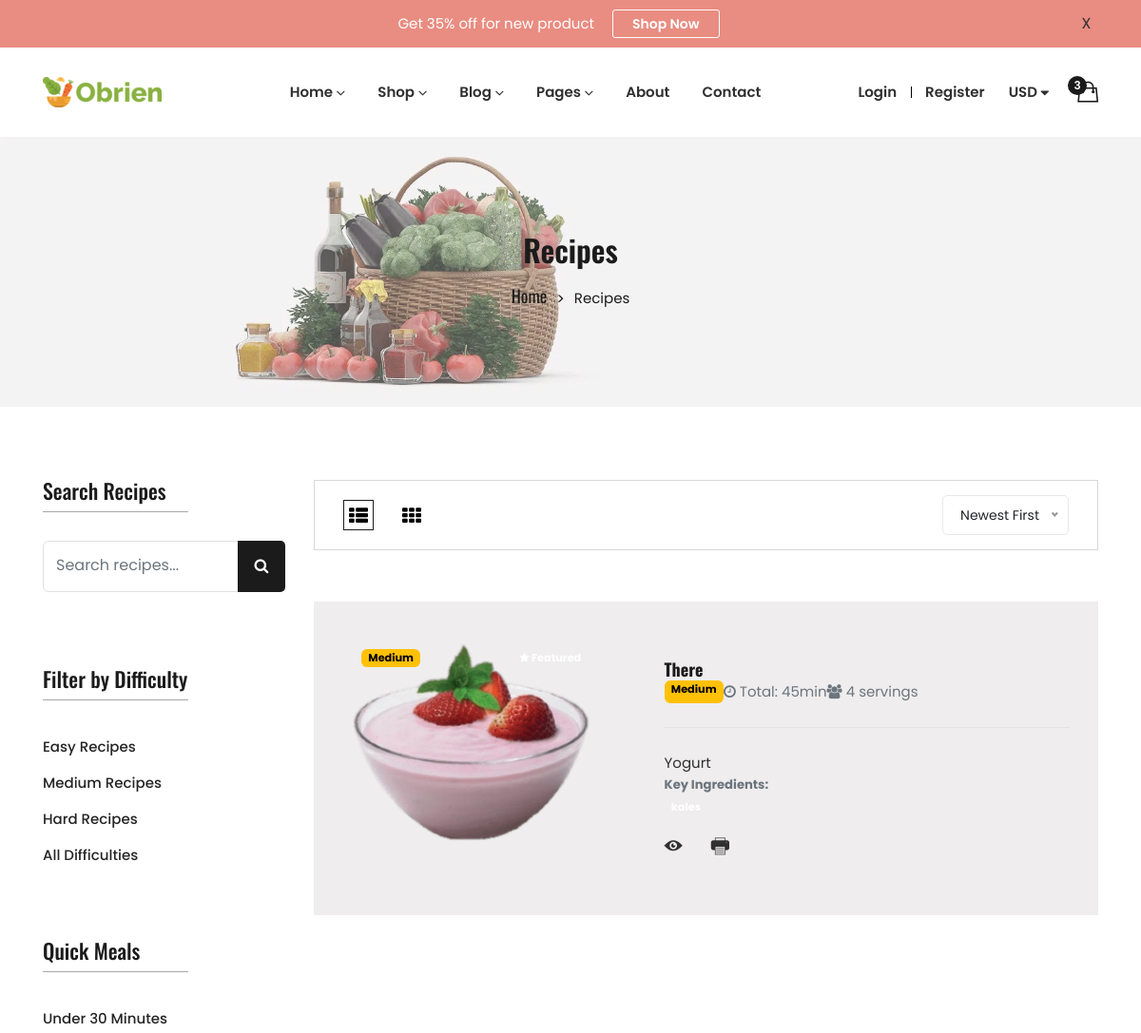
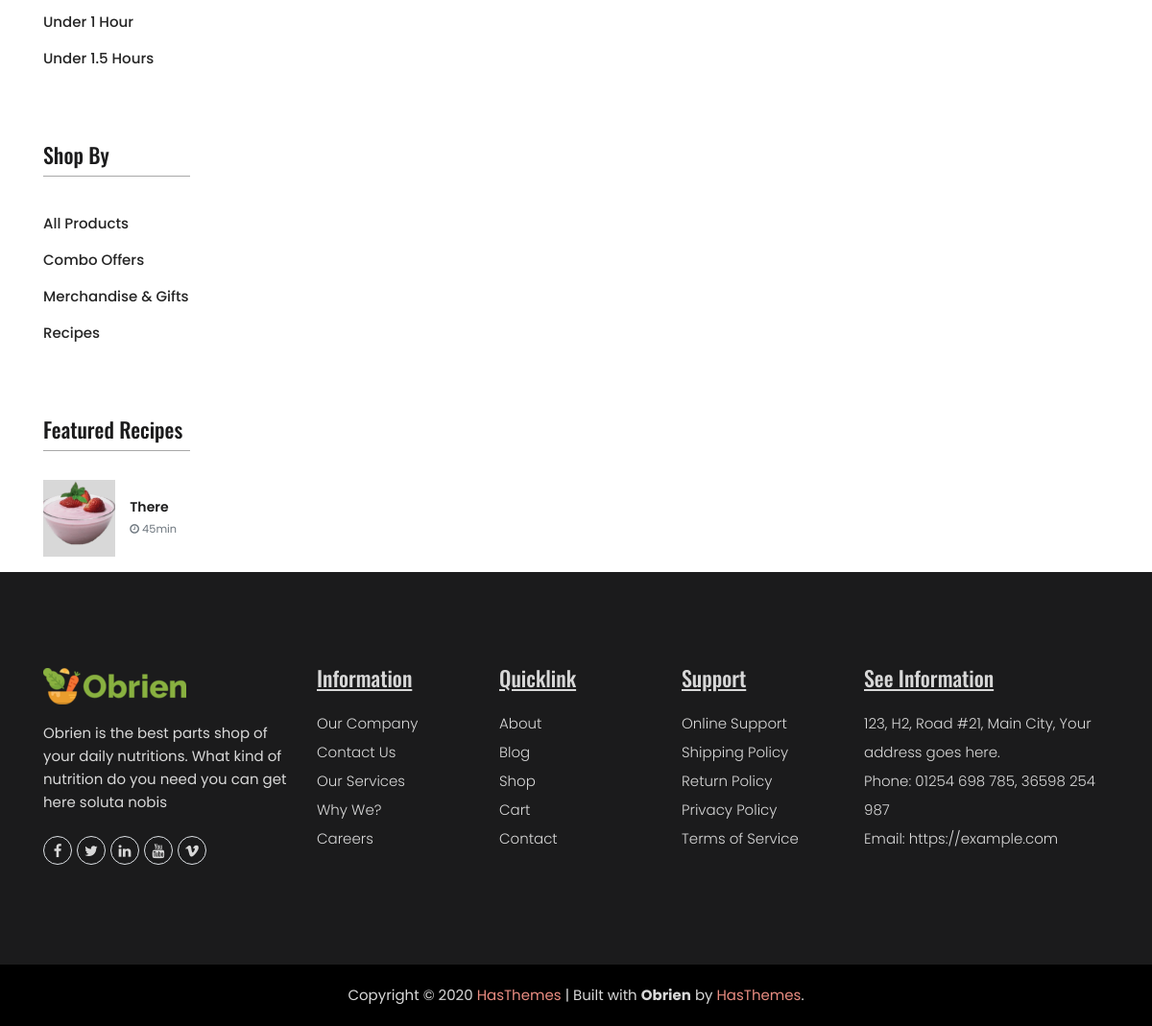
/products/recipes/, run on an earlier commit of the app's database (2 pictures, top to bottom).
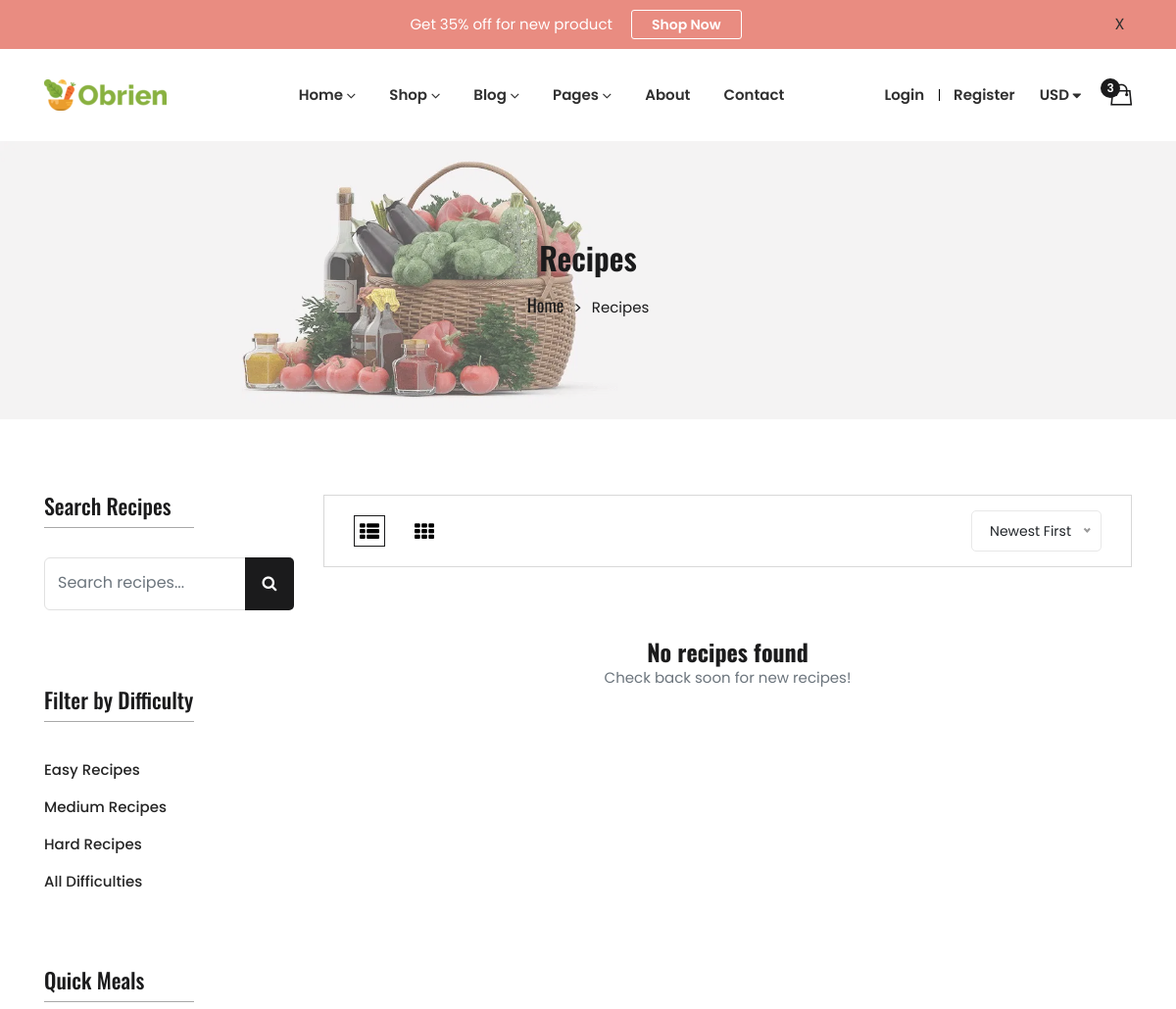
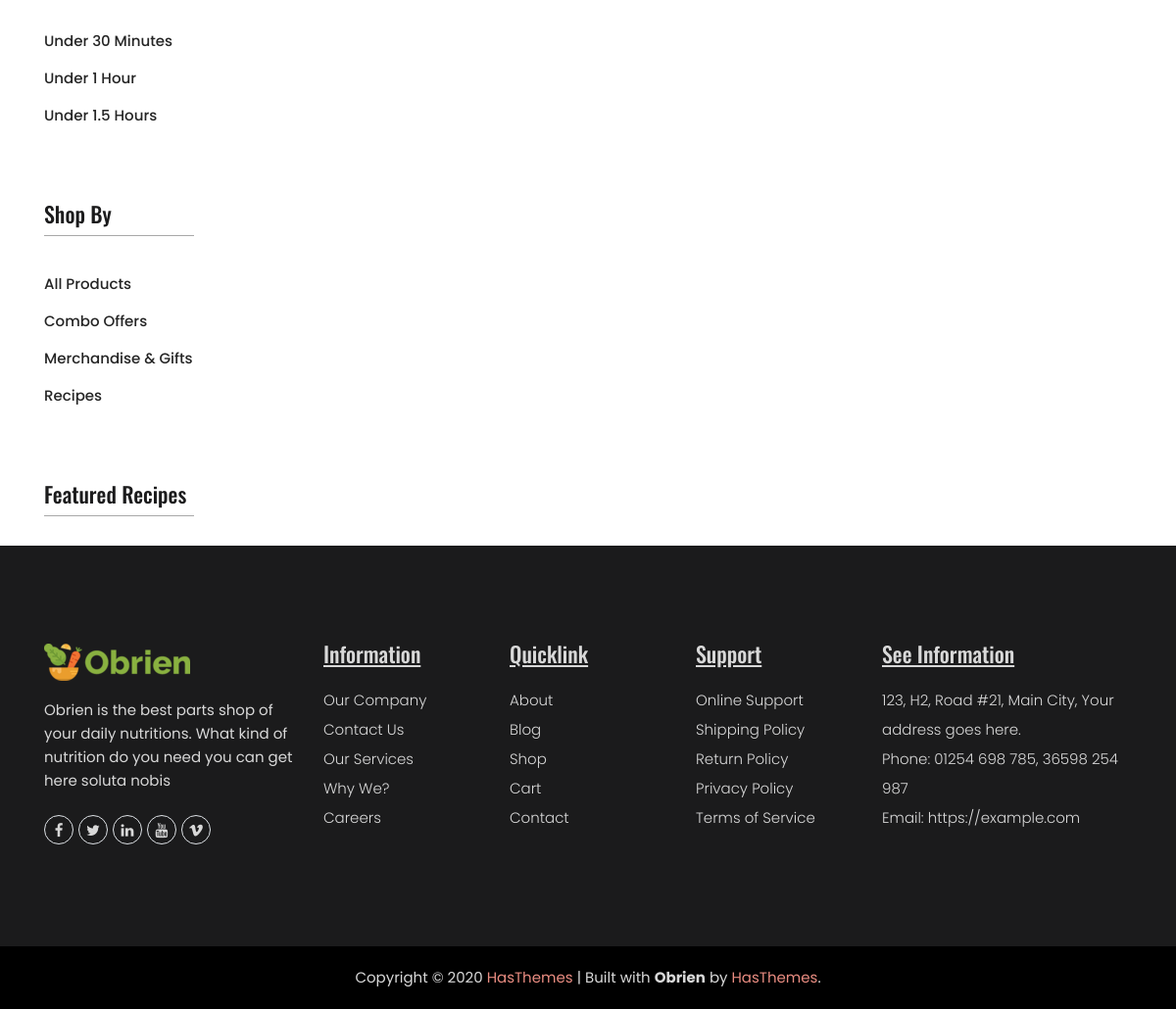
And on a later commit of the database (2 pictures, top to bottom).
### products/models.py (models this page shows, shortened)
class Recipe(models.Model):
    recipe_id = models.CharField(max_length=50, unique=True, editable=False)
    title = models.CharField(max_length=200)
    slug = models.SlugField(max_length=200, unique=True)
    image = models.ImageField(upload_to=recipe_image_path)
    description = models.TextField(blank=True)
    instructions = models.TextField(help_text="Step-by-step cooking instructions")
    prep_time = models.PositiveIntegerField(help_text="Preparation time in minutes", default=15)
    cook_time = models.PositiveIntegerField(help_text="Cooking time in minutes", default=30)
    servings = models.PositiveIntegerField(default=4)
    difficulty = models.CharField(max_length=50, choices=[
        ('easy', 'Easy'),
        ('medium', 'Medium'),
        ('hard', 'Hard')
    ], default='medium')
    is_featured = models.BooleanField(default=False)
    is_active = models.BooleanField(default=True)
    created_at = models.DateTimeField(auto_now_add=True)
    updated_at = models.DateTimeField(auto_now=True)
    class Meta:
        ordering = ['-created_at']
    def get_absolute_url(self):
        return reverse('products:recipe_detail', args=[self.slug])
    @property
    def total_time(self):
        return self.prep_time + self.cook_time

### products/views.py (the view)
# urls.py: path('recipes/', views.RecipeListView.as_view(), name='recipe_list'),
class RecipeListView(ListView):
    model = Recipe
    template_name = 'products/recipe_list.html'
    context_object_name = 'recipes'
    paginate_by = 9
    def get_queryset(self):
        queryset = Recipe.objects.filter(is_active=True).prefetch_related('ingredients__product')
        search_query = self.request.GET.get('q')
        if search_query:
            queryset = queryset.filter(
                Q(title__icontains=search_query) |
                Q(description__icontains=search_query) |
                Q(instructions__icontains=search_query)
            )
        return queryset
    def get_context_data(self, **kwargs):
        context = super().get_context_data(**kwargs)
        context['title'] = 'Recipes'
        return context

### templates/products/recipe_list.html (shortened to what this page needs)
{% extends 'base.html' %}
{% load static %}
{% block content %}
<div class="shop-wrapper">
    <div class="breadcrumbs-area position-relative">
        <div class="container">
            <div class="row">
                <div class="col-12 text-center">
                    <div class="breadcrumb-content position-relative section-content">
                        <h3 class="title-3">
                            {% if request.GET.q %}
                                Recipe Search: "{{ request.GET.q }}"
                            {% else %}
                                Recipes
                            {% endif %}
                        </h3>
                        <ul>
                            <li><a href="{% url 'products:home' %}">Home</a></li>
                            <li>Recipes</li>
                        </ul>
                    </div>
                </div>
            </div>
        </div>
    </div>
    <div class="shop-main-area">
        <div class="container container-default custom-area">
            <div class="row flex-row-reverse">
                <div class="col-lg-9 col-12 col-custom widget-mt">
                    <div class="shop_toolbar_wrapper mb-4">
                        <div class="shop_toolbar_btn">
                            <button type="button" class="active btn-list" data-role="grid_list"><i class="fa fa-th-list"></i></button>
                            <button type="button" class="btn-grid-3" data-role="grid_3"><i class="fa fa-th"></i></button>
                        </div>
                        <div class="shop-select">
                        </div>
                    </div>
                    <div class="row shop_wrapper grid_list">
                        {% for recipe in recipes %}
                        <div class="col-12 col-custom product-area">
                            <div class="single-product position-relative">
                                <div class="product-image">
                                    <a class="d-block" href="{{ recipe.get_absolute_url }}">
                                        {% if recipe.image %}
                                            <img src="{{ recipe.image.url }}" alt="{{ recipe.title }}" class="product-image-1 w-100" style="height: 250px; object-fit: cover;">
                                        {% else %}
                                            <img src="{% static 'assets/images/recipe/placeholder.jpg' %}" class="product-image-1 w-100" style="height: 250px; object-fit: cover;">
                                            <img src="{% static 'assets/images/recipe/placeholder.jpg' %}" class="product-image-2 position-absolute w-100" style="height: 250px; object-fit: cover;">
                                        {% endif %}
                                    </a>
                                    <span class="badge position-absolute" style="top:10px;left:10px;
                                        {% if recipe.difficulty == 'easy' %}background-color:#28a745;
                                        {% elif recipe.difficulty == 'medium' %}background-color:#ffc107;color:#000;
                                        {% elif recipe.difficulty == 'hard' %}background-color:#dc3545;
                                        {% else %}background-color:#6c757d;
                                        {% endif %}">
                                        {{ recipe.get_difficulty_display }}
                                    </span>
                                    {% if recipe.is_featured %}
                                        <span class="badge badge-warning position-absolute" style="top:10px;right:10px;">
                                            <i class="fa fa-star"></i> Featured
                                        </span>
                                    {% endif %}
                                </div>
                                <div class="product-content-listview">
                                    <h4 class="title-2"><a href="{{ recipe.get_absolute_url }}">{{ recipe.title }}</a></h4>
                                    <div class="recipe-meta-full mb-3">
                                        <div class="d-flex flex-wrap mb-2">
                                            <span class="badge mr-2" style="background-color:
                                                {% if recipe.difficulty == 'easy' %}#28a745
                                                {% elif recipe.difficulty == 'medium' %}#ffc107
                                                {% elif recipe.difficulty == 'hard' %}#dc3545
                                                {% else %}#6c757d
                                                {% endif %}; color: {% if recipe.difficulty == 'medium' %}#000{% else %}#fff{% endif %}">
                                                {{ recipe.get_difficulty_display }}
                                            </span>
                                            <span class="text-muted mr-3">
                                                <i class="fa fa-clock-o"></i> Total: {{ recipe.total_time }}min
                                            </span>
                                            <span class="text-muted mr-3">
                                                <i class="fa fa-users"></i> {{ recipe.servings }} serving{{ recipe.servings|pluralize }}
                                            </span>
                                        </div>
                                    </div>
                                    <p class="desc-content">{{ recipe.description|truncatewords:40 }}</p>
                                    {% with ingredients=recipe.ingredients.all|slice:":5" %}
                                    {% if ingredients %}
                                    <div class="ingredients-preview mb-3">
                                        <small class="text-muted d-block mb-1">
                                            <strong>Key Ingredients:</strong>
                                        </small>
                                        <div class="d-flex flex-wrap">
                                            {% for ingredient in ingredients %}
                                            <span class="badge badge-light mr-1 mb-1">{{ ingredient.display_name }}</span>
                                            {% endfor %}
                                        </div>
                                    </div>
                                    {% endif %}
                                    {% endwith %}
                                    <div class="add-action-listview d-flex">
                                        <a href="{{ recipe.get_absolute_url }}" title="View Full Recipe"><i class="ion-eye"></i></a>
                                        <a href="#" title="Print Recipe"><i class="ion-printer"></i></a>
                                    </div>
                                </div>
                            </div>
                        </div>
                        {% empty %}
                        <div class="col-12 text-center py-5">
                            <h4>No recipes found</h4>
                            {% if request.GET.q %}
                                <p class="text-muted">No recipes found for "{{ request.GET.q }}"</p>
                            {% else %}
                                <p class="text-muted">Check back soon for new recipes!</p>
                            {% endif %}
                        </div>
                        {% endfor %}
                    </div>
                </div>
                <div class="col-lg-3 col-12 col-custom">
                    <aside class="sidebar_widget widget-mt">
                        <div class="widget_inner">
                            <div class="widget-list widget-mb-4">
                                <h3 class="widget-title">Search Recipes</h3>
                                <div class="search-box">
                                    <form action=".">
                                        <div class="input-group">
                                            <input type="text" name="q" class="form-control" placeholder="Search recipes..." value="{{ request.GET.q|default:'' }}">
                                            <div class="input-group-append">
                                                <button class="btn btn-outline-secondary" type="submit"><i class="fa fa-search"></i></button>
                                            </div>
                                        </div>
                                    </form>
                                </div>
                            </div>
                            <div class="widget-list widget-mb-4">
                                <h3 class="widget-title">Filter by Difficulty</h3>
                                <ul class="sidebar-list">
                                    <li><a href="?difficulty=easy">Easy Recipes</a></li>
                                    <li><a href="?difficulty=medium">Medium Recipes</a></li>
                                    <li><a href="?difficulty=hard">Hard Recipes</a></li>
                                    <li><a href="{% url 'products:recipe_list' %}">All Difficulties</a></li>
                                </ul>
                            </div>
                            <div class="widget-list widget-mb-4">
                                <h3 class="widget-title">Quick Meals</h3>
                                <ul class="sidebar-list">
                                    <li><a href="?max_time=30">Under 30 minutes</a></li>
                                    <li><a href="?max_time=60">Under 1 hour</a></li>
                                    <li><a href="?max_time=90">Under 1.5 hours</a></li>
                                </ul>
                            </div>
                            <div class="widget-list widget-mb-4">
                                <h3 class="widget-title">Shop By</h3>
                                <ul class="sidebar-list">
                                    <li><a href="{% url 'products:product_list' %}">All Products</a></li>
                                    <li><a href="{% url 'products:basket_list' %}">Combo Offers</a></li>
                                    <li><a href="{% url 'products:merchandise_list' %}">Merchandise & Gifts</a></li>
                                    <li><a href="{% url 'products:recipe_list' %}" class="active">Recipes</a></li>
                                </ul>
                            </div>
                            <div class="widget-list">
                                <h3 class="widget-title">Featured Recipes</h3>
                                <div class="sidebar-body">
                                    {% for featured_recipe in recipes|slice:":3" %}
                                    <div class="sidebar-product align-items-center mb-3">
                                        <a href="{{ featured_recipe.get_absolute_url }}" class="image">
                                            <img src="{{ featured_recipe.image.url|default:'/static/assets/images/recipe/placeholder.jpg' }}" alt="{{ featured_recipe.title }}" width="80" style="height: 80px; object-fit: cover;">
                                        </a>
                                        <div class="product-content">
                                            <h6 class="title-2 mb-1"><a href="{{ featured_recipe.get_absolute_url }}">{{ featured_recipe.title|truncatechars:30 }}</a></h6>
                                            <div class="recipe-meta-small">
                                                <small class="text-muted">
                                                    <i class="fa fa-clock-o"></i> {{ featured_recipe.total_time }}min
                                                    <span class="badge badge-light ml-1">{{ featured_recipe.get_difficulty_display }}</span>
                                                </small>
                                            </div>
                                        </div>
                                    </div>
                                    {% endfor %}
                                </div>
                            </div>
                        </div>
                    </aside>
                </div>
            </div>
        </div>
    </div>
</div>
{% endblock %}

What changed in the data, as far as the page shows it:
removed Recipe: image (picture), difficulty "Medium", is_featured True (drawn), title "There", total_time "45", servings "4", description "Yogurt"
Also different on the page:
text now shown: "No recipes found Check back soon for new recipes!"
